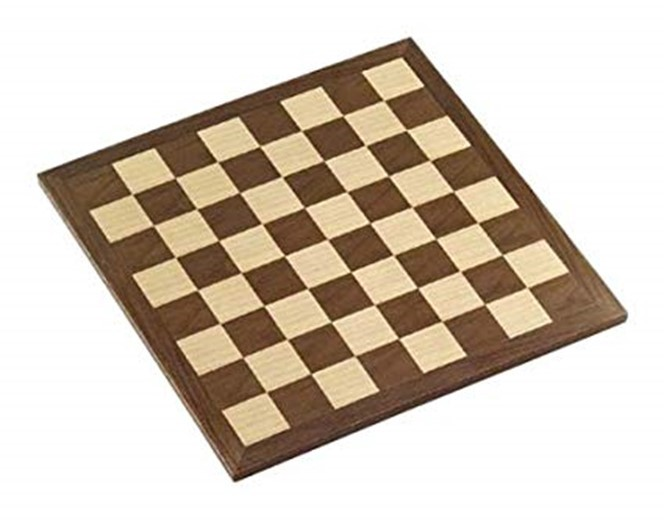
#> input picture Media/corner_detection.jpg, 664 x 520 px, found by its file name
$ python cornerDetection.py
#> lines starting #> are read from the running program, lines starting #| are printed output that depends on the picture; after the words box and inside, x2 and y2 are one past the last pixel; in counts of white or black regions, pixels touching at a corner belong together
'''
Corner detection in Python

'''
import cv2
import numpy as np

img = cv2.imread('./Media/corner_detection.jpg')
#> img is the input picture: shape (520, 664, 3); mean B, G, R 185.7, 199, 210.5
gray = cv2.cvtColor(img, cv2.COLOR_BGR2GRAY)
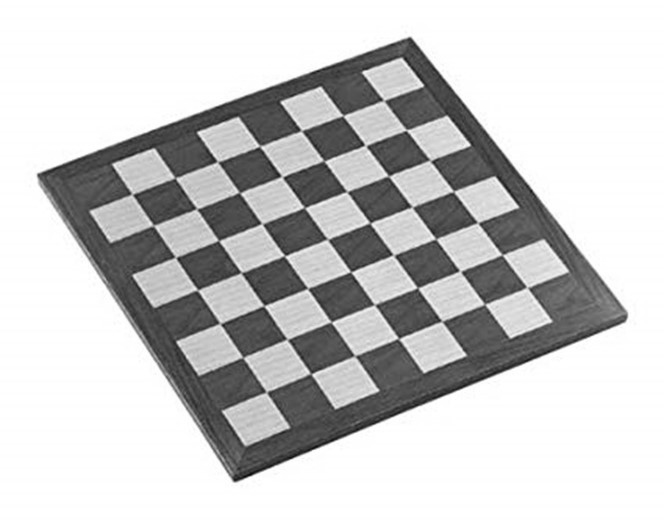
#> gray: shape (520, 664); min 7, max 255, mean 201
gray = np.float32(gray)

corners = cv2.goodFeaturesToTrack(gray, 100, 0.01, 10)
#> corners = 100 rows, first 8: [391, 254], [469, 145], [283, 255], [397, 338], [349, 271], [265, 306], [345, 191], [476, 222]
corners = np.int0(corners)

for corner in corners:
    x, y = corner.ravel()
    cv2.circle(img,(x,y), 3, 255, -1)

    cv2.imshow('Corner', img)
#> this loop made 100 passes
#> (x, y) on passes 1 to 12: (391, 254), (469, 145), (283, 255), (397, 338), (349, 271), (265, 306), (345, 191), (476, 222), (373, 304), (344, 116), (260, 223), (312, 374)
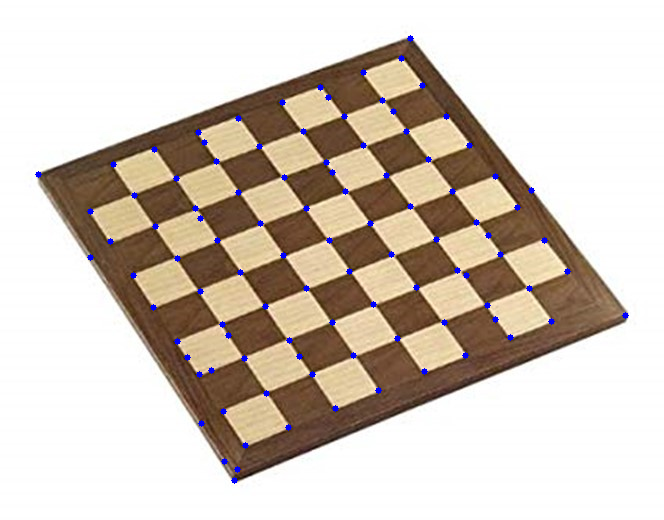
#> img: shape (520, 664, 3); 0.84% of pixels changed, all inside (x1, y1, x2, y2) = (35, 35, 629, 484)

cv2.waitKey(0) & 0xFF
cv2.destroyAllWindows()

$ run again, with Media/BlobTest.jpg copied over Media/corner_detection.jpg
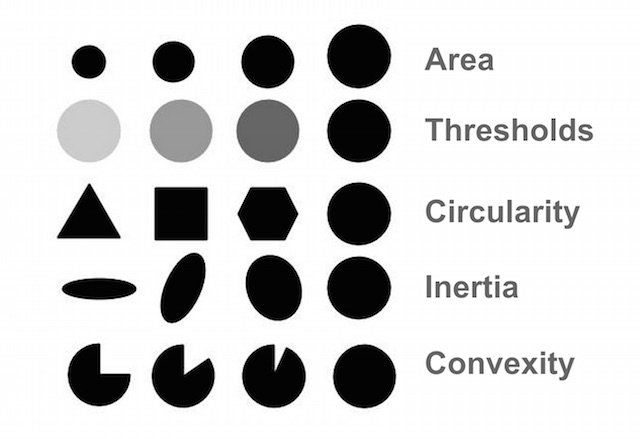
#> input picture Media/BlobTest.jpg, 640 x 439 px, found by its file name
#> img is the input picture: shape (439, 640, 3); min 0, max 255, mean 210.2
#> corners = 100 rows, first 8: [119, 237], [89, 184], [58, 237], [184, 373], [101, 372], [155, 239], [99, 344], [129, 374]
#> the loop `for corner in corners:` made 100 passes
#> after the loop `for corner in corners:`:
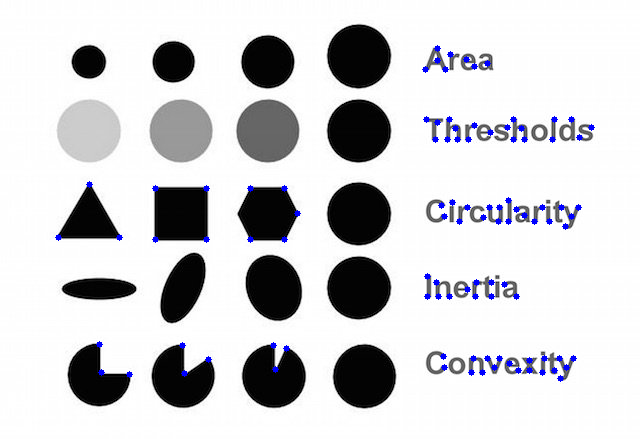
#> img: shape (439, 640, 3); 1.03% of pixels changed, all inside (x1, y1, x2, y2) = (55, 45, 595, 382)
